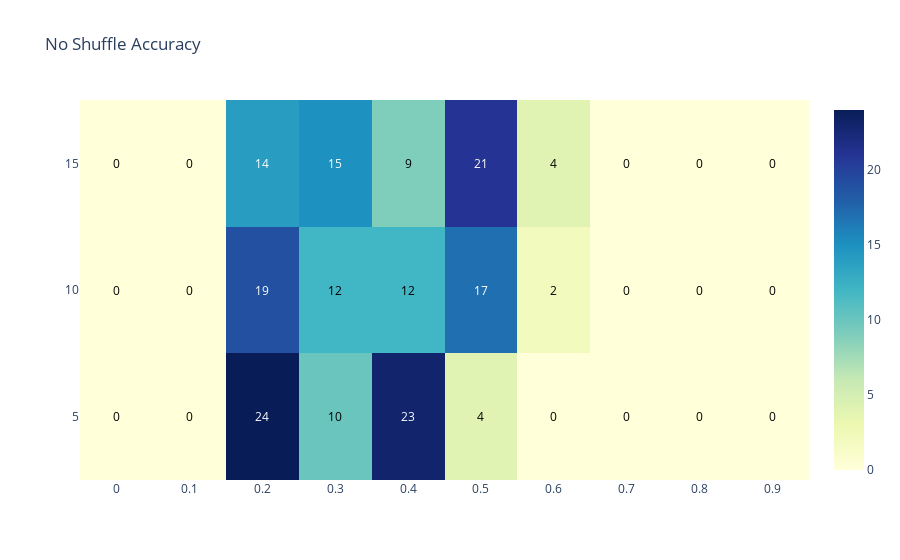

Notebook cell for this chart:
### Markdown cell above
## No Shuffle

### Code cell
fig = create_heatmap(entries, shot, no_shuffle, "No Shuffle Accuracy")

fig.show()

### Figure 1 — Plotly figure (JSON) as saved in the notebook; plotly's stock layout.template omitted (floating-point values rounded to 4 significant figures)
{"data": [{"colorscale": [[0, "rgb(255,255,217)"], [0.125, "rgb(237,248,177)"], [0.25, "rgb(199,233,180)"], [0.375, "rgb(127,205,187)"], [0.5, "rgb(65,182,196)"], [0.625, "rgb(29,145,192)"], [0.75, "rgb(34,94,168)"], [0.875, "rgb(37,52,148)"], [1, "rgb(8,29,88)"]], "type": "heatmap", "z": [[0, 0, 24, 10, 23, 4, 0, 0, 0, 0], [0, 0, 19, 12, 12, 17, 2, 0, 0, 0], [0, 0, 14, 15, 9, 21, 4, 0, 0, 0]]}], "layout": {"annotations": [{"font": {"color": "black"}, "showarrow": false, "text": "0", "x": 0, "y": 0}, {"font": {"color": "black"}, "showarrow": false, "text": "0", "x": 1, "y": 0}, {"font": {"color": "white"}, "showarrow": false, "text": "24", "x": 2, "y": 0}, {"font": {"color": "black"}, "showarrow": false, "text": "10", "x": 3, "y": 0}, {"font": {"color": "white"}, "showarrow": false, "text": "23", "x": 4, "y": 0}, {"font": {"color": "black"}, "showarrow": false, "text": "4", "x": 5, "y": 0}, {"font": {"color": "black"}, "showarrow": false, "text": "0", "x": 6, "y": 0}, {"font": {"color": "black"}, "showarrow": false, "text": "0", "x": 7, "y": 0}, {"font": {"color": "black"}, "showarrow": false, "text": "0", "x": 8, "y": 0}, {"font": {"color": "black"}, "showarrow": false, "text": "0", "x": 9, "y": 0}, {"font": {"color": "black"}, "showarrow": false, "text": "0", "x": 0, "y": 1}, {"font": {"color": "black"}, "showarrow": false, "text": "0", "x": 1, "y": 1}, {"font": {"color": "white"}, "showarrow": false, "text": "19", "x": 2, "y": 1}, {"font": {"color": "black"}, "showarrow": false, "text": "12", "x": 3, "y": 1}, {"font": {"color": "black"}, "showarrow": false, "text": "12", "x": 4, "y": 1}, {"font": {"color": "white"}, "showarrow": false, "text": "17", "x": 5, "y": 1}, {"font": {"color": "black"}, "showarrow": false, "text": "2", "x": 6, "y": 1}, {"font": {"color": "black"}, "showarrow": false, "text": "0", "x": 7, "y": 1}, {"font": {"color": "black"}, "showarrow": false, "text": "0", "x": 8, "y": 1}, {"font": {"color": "black"}, "showarrow": false, "text": "0", "x": 9, "y": 1}, {"font": {"color": "black"}, "showarrow": false, "text": "0", "x": 0, "y": 2}, {"font": {"color": "black"}, "showarrow": false, "text": "0", "x": 1, "y": 2}, {"font": {"color": "white"}, "showarrow": false, "text": "14", "x": 2, "y": 2}, {"font": {"color": "white"}, "showarrow": false, "text": "15", "x": 3, "y": 2}, {"font": {"color": "black"}, "showarrow": false, "text": "9", "x": 4, "y": 2}, {"font": {"color": "white"}, "showarrow": false, "text": "21", "x": 5, "y": 2}, {"font": {"color": "black"}, "showarrow": false, "text": "4", "x": 6, "y": 2}, {"font": {"color": "black"}, "showarrow": false, "text": "0", "x": 7, "y": 2}, {"font": {"color": "black"}, "showarrow": false, "text": "0", "x": 8, "y": 2}, {"font": {"color": "black"}, "showarrow": false, "text": "0", "x": 9, "y": 2}], "title": {"text": "No Shuffle Accuracy"}, "xaxis": {"side": "bottom", "ticks": "", "ticktext": [0, 0.1, 0.2, 0.3, 0.4, 0.5, 0.6, 0.7, 0.8, 0.9, 1], "tickvals": [0, 1, 2, 3, 4, 5, 6, 7, 8, 9]}, "yaxis": {"ticks": "", "ticksuffix": " ", "ticktext": [5, 10, 15], "tickvals": [0, 1, 2]}}}
